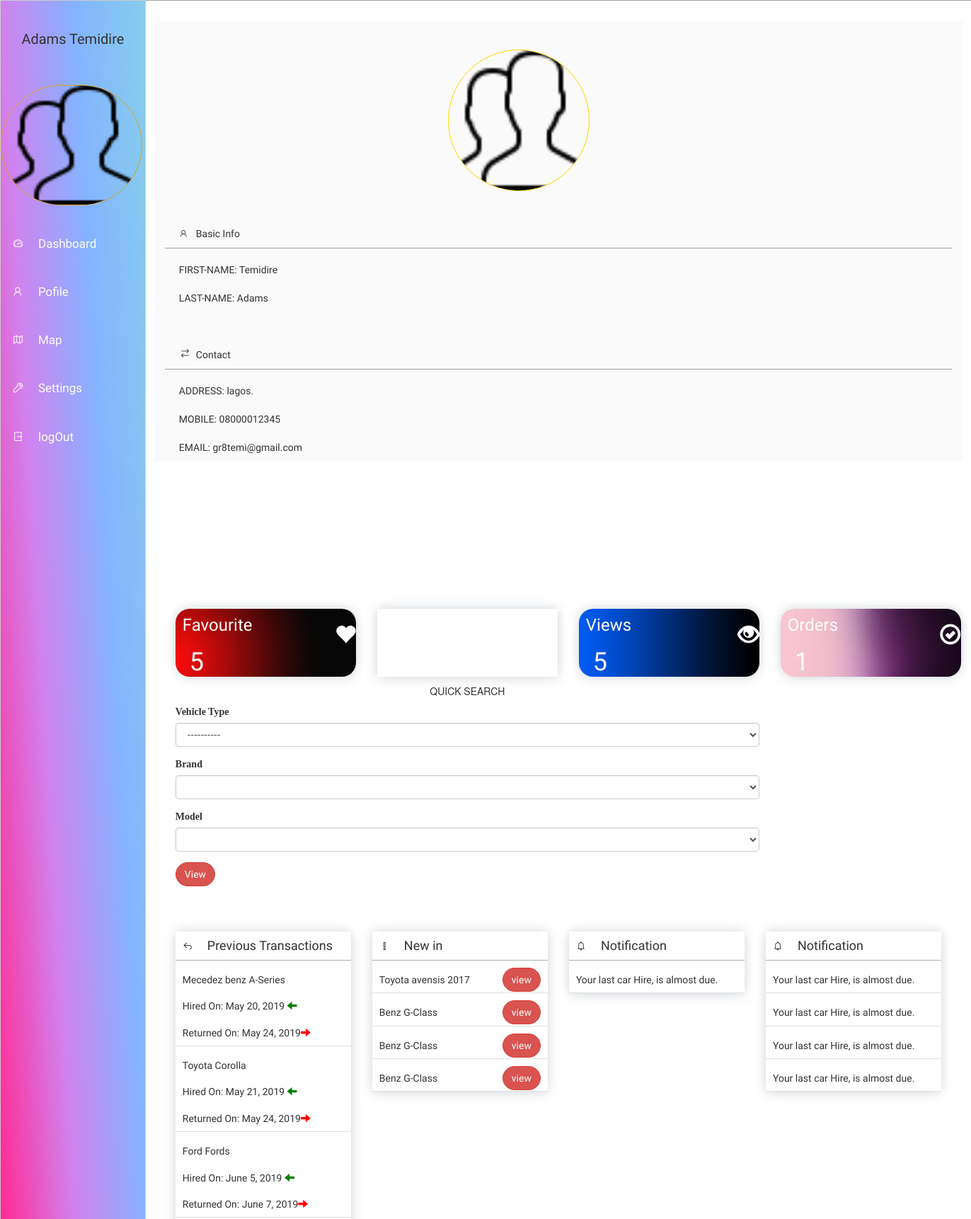
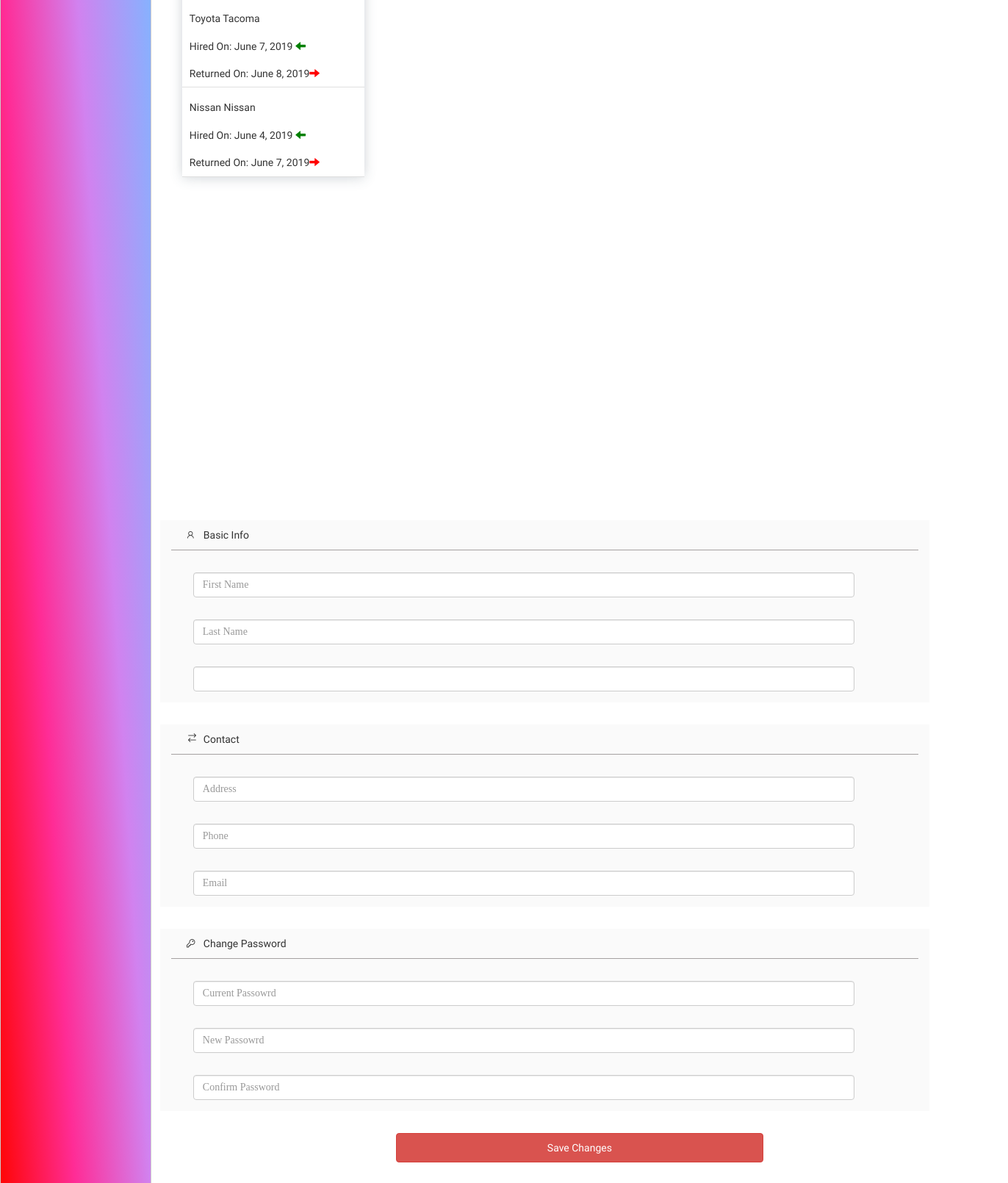
Screenshot of /Dashboard/ (signed in) with the database file from the repository (2 pictures, top to bottom).
### Account/models.py (models this page shows, shortened)
class CustomUser(AbstractUser):
    license=models.CharField(default='xxx-xxx-xxx',max_length=50)
    picture = models.ImageField(upload_to="profile", default="profile/users.png")
    is_active=models.BooleanField(default=True)
    address = models.CharField(max_length=150, default="lagos")
    phone = models.CharField(max_length=150, default="08000012345")

### Transport/models.py (models this page shows, shortened)
class Rent(models.Model):
	user = models.ForeignKey(User, on_delete=models.CASCADE, null=True, blank=True)
	Automobile = models.ForeignKey(AutoMobile, blank=True, on_delete=models.CASCADE)
	Cart=models.ForeignKey(cart,on_delete=models.CASCADE, null=True, blank=True)
	pickup_date = models.DateTimeField(default=datetime.datetime.now)
	return_date = models.DateTimeField(default=datetime.datetime.now)
	days = models.PositiveIntegerField(default=0)
	Cost = models.DecimalField(default=0.00, max_digits=100, decimal_places=2)

class AutoMobile(models.Model):
	Vehicle_id= models.ForeignKey(Vehicle, on_delete=models.CASCADE)
	Brands= models.ForeignKey(Brand, on_delete=models.CASCADE, default=1)
	Model=models.CharField(max_length=20)
	Color=models.CharField(max_length=10)
	No_of_Seat= models.PositiveIntegerField()
	image = models.ImageField(upload_to="AutoMobile",default='Users/Model/user.png', blank=True)
	Air_Condition=models.BooleanField(default=True)
	Availability=models.BooleanField(default=True)
	Cost= models.PositiveIntegerField()

class Brand(models.Model):
	Brand_Name= models.CharField(default="Tesla", max_length=50)
	def __str__(self):
		return self.Brand_Name

### Home/views.py (the view)
# urls.py: url(r'^Dashboard/$', views.dashboard, name='dashboard'),
def dashboard(request):
	template="Home/dashboard.html"
	user_info=CustomUser.objects.get(pk=request.user.pk)
	rent = Rent.objects.filter(user=request.user)
	rent_count=Rent.objects.filter(user=request.user).count()
	vehic= Vehicle.objects.all()
	orders= order.objects.filter(user=request.user).count
	context={
	'user':user_info,
	'rent_count':rent_count,
	'orders':orders,
	'rent':rent,
	'vehic':vehic,
	}
	return render(request,template,context)

### templates/Home/dashboard.html (shortened to what this page needs)
{% extends 'Home/signbase.html'%}
{% load static from staticfiles%}
{% block content%}
<div class="hidden-xs">
<div class=" tab">
    <div class="profilename">
        <p>{{user.last_name}} {{user.first_name}}</p>
    </div>
    <div class="profilebox">
        <img src="{{user.picture.url}}">
    </div>
    <button style="font-family:'Heebo', sans-serif; margin-top:20px;" class="tablinks" onclick="openCity(event, 'Paris')"><i style="padding-right:20px;" class="la la-tachometer"></i>Dashboard</button>
    <button style=" font-family:'Heebo', sans-serif; " class="tablinks" onclick="openCity(event, 'London')" id="defaultOpen"><i style="padding-right:20px;"class="la la-user"></i>Pofile</button>
    <button style="font-family:'Heebo', sans-serif;" class="tablinks" onclick="openCity(event, 'Tokyo')"><i style="padding-right:20px;" class="la la-map-o"></i>Map</button>
    <button style="font-family:'Heebo', sans-serif;" class="tablinks" onclick="openCity(event, 'Setting')"><i style="padding-right:20px;" class="la la-wrench"></i>Settings</button>
    <button style="font-family:'Heebo', sans-serif;" class="tablinks" onclick="openCity(event, 'Tokyo')"><i  style="padding-right:20px;" class="la la-sign-out"></i>logOut</button>
</div>
<div>
    <div class="newdash">
        <div id="London" class="tabcontent">
            <div class="col-md-12 profile1">
                <div class="newprofile">
                    <img src="{{user.picture.url}}" >
                </div>
                <div class="newbody">
                    <div class="newdash">
                        <p style="font-family:'Heebo', sans-serif; padding-top:10px; padding-Left:20px; margin-top: 40px;"><i style="padding-right:10px;"class="la la-user"></i>Basic Info</p>
                    </div>
                    <p style="font-family: 'Heebo', sans-serif; padding-left: 20px; margin-top: 20px; display:block; " >FIRST-NAME: {{user.first_name}}</p>
                    <p style="font-family: 'Heebo', sans-serif; padding-left: 20px; margin-top: 20px; display:block; " >LAST-NAME: {{user.last_name}}</p>
                </div>
                <div class="newbody">
                    <div class="newdash">
                        <p style="font-family:'Heebo', sans-serif; padding-top:10px; padding-Left:20px; margin-top: 40px;"><i style="padding-right:10px;"class="la la-exchange"></i>Contact</p>
                    </div>
                    <p style="font-family: 'Heebo', sans-serif; padding-left: 20px; margin-top: 20px; display:block;" >ADDRESS: {{user.address}}.</p>
                    <p style="font-family: 'Heebo', sans-serif; padding-left: 20px; margin-top: 20px; display:block; " >MOBILE: {{user.phone}}</p>
                    <p style="font-family: 'Heebo', sans-serif; padding-left: 20px; margin-top: 20px; display:block; " >EMAIL: {{user.email}}</p>
                </div>
            </div>
        </div>
        <div id="Paris" class="tabcontent">
          <div class="container firstdash">
              <div class="row">
                  <div class="col-md-12">
                      <div class="col-md-3">
                          <div class="dashimage quickhire">
                               <span style=" color: #ffffff;" class="glyphicon glyphsethings glyphicon-heart"></span>
                          <div class="dashtext">
                              <h3 style="font-family:'Heebo', sans-serif; padding-top: 10px;">Favourite</h3>
                          </div>
                          <div class="dashcontent">
                              <h1 style=" color: #ffffff;">{{rent_count}}</h1>
                          </div>
                          </div>
                      </div>
                      <div class="col-md-3 col-xs-6 ">
                          <div class="dashimage3 quickhire ">
                                   <span style=" color: #ffffff;" class="glyphicon glyphsethings glyphicon-ban-circle"></span>
                              <div class="dashtext">
                                  <h3 style="font-family:'Heebo', sans-serif; padding-top: 10px">Car Issues</h3>
                              </div>
                              <div class="dashcontent">
                                  <h1 style=" color: #ffffff;">12</h1>
                              </div>
                          </div>
                      </div>
                      <div class="col-md-3 col-xs-6">
                          <div class="dashimage1 quickhire">
                              <span style=" color: #ffffff;" class="glyphicon glyphsethings glyphicon-eye-open"></span>
                              <div class="dashtext">
                                  <h3 style="font-family:'Heebo', sans-serif; padding-top: 10px">Views</h3>
                              </div>
                              <div class="dashcontent">
                                  <h1 style=" color: #ffffff;">{{rent_count}}</h1>
                              </div>
                          </div>
                      </div>
                      <div class="col-md-3 col-xs-6">
                          <div class="dashimage2 quickhire">
                                   <span style=" color: #ffffff;" class="glyphicon glyphsethings glyphicon-ok-circle"></span>
                          <div class="dashtext">
                              <h3 style="font-family:'Heebo', sans-serif; padding-top: 10px">Orders</h3>
                          </div>
                          <div class="dashcontent">
                              <h1 style=" color: #ffffff;">{{orders}}</h1>
                          </div>
                          </div>
                      </div>
                  </div>
              </div>
          </div>
          <div class="container">
              <div class="row">
                  <div class="col-md-12">
                      <div class="col-md-9">
                          <center><p class="quicksearch">QUICK SEARCH</p></center>
                        <form action="{% url 'load_auto' %}" id="carform" method="post" enctype="multipart/form-data" novalidate>
            <div id="vehicleForm" class="form-group dashform" data-veh-url="{% url 'load_brand'%}">
            <label>Vehicle Type</label>
            <select class="form-control" id="id_vehicl" name="vehicle" required>
                <option>----------</option>
            </select>
            </div>
            <div id="BrandForm" class="form-group dashform1" data-model-url="{% url 'load_model' %}">
                <label>Brand</label>
                <div>
                    <select class="form-control" id="id_brand" name="Brand" required>
                    </select>
                </div>
            </div>
            <div class="form-group dashform1">
            <label>Model</label>
            <select class="form-control" id="id_model" name="Model">
                <option></option>
            </select>
            </div>
                            <button type="submit" style="border-radius: 100px;" class="btn btn-danger">View</button>
                        </form>
                      </div>
                      <div class="col-md-3">
                      </div>
                  </div>
              </div>
          </div>
          <div class="container-fluid seconddash">
              <div class="row dashmarg">
                  <div class="col-md-12">
                      <div class="col-md-3 notification">
                         <div class="compeletdash quickhire">
                              <div class="noteheader">
                              <li style="margin-left:10px;" class="la la-reply"></li><h4>Previous Transactions</h4>
                              </div>
                          {% for ren in rent%}
                          <div class="dash-cont">
                              <h5 style="margin-left:10px;">{{ren.Automobile.Brands}} {{ren.Automobile.Model}} </h5>
                              <h5 style="margin-left:10px;">Hired On: {{ren.pickup_date.date}} <span class="glyphicon glyphok glyphicon-arrow-left"></span></h5>
                              <h5 style="margin-left:10px;">Returned On: {{ren.return_date.date}}<span class="glyphicon glyphfail glyphicon-arrow-right"></span></h5>
                          </div>
                          {% endfor%}
                         </div>
                      </div>
                      <div class="col-md-3 ">
                          <div class="compeletdash quickhire">
                                   <div class="noteheader">
                                  <li style="margin-left:10px;" class="la la-exclamation"></li><h4>New in</h4>
                              </div>
                              <div class="dash-cont">
                                <h5 style="margin-left:10px;" class="h5-set">Toyota avensis 2017</h5><button style="margin-right:10px;"  class="btn btn-danger">view</button>
                              </div>
                              <div class="dash-cont">
                                  <h5 style="margin-left:10px;" class="h5-set">Benz G-Class</h5><button style="margin-right:10px;" class="btn btn-danger">view</button>
                              </div>
                               <div class="dash-cont">
                                  <h5 style="margin-left:10px;" class="h5-set">Benz G-Class</h5><button style="margin-right:10px;" class="btn btn-danger">view</button>
                              </div>
                               <div class="dash-cont">
                                  <h5 style="margin-left:10px;" class="h5-set">Benz G-Class</h5><button style="margin-right:10px;" class="btn btn-danger">view</button>
                              </div>
                          </div>
                      </div>
                      <div class="col-md-3 ">
                         <div class="compeletdash quickhire">
                             <div class="noteheader">
                                  <li style="margin-left:10px;" class="la la-bell"></li><h4>Notification</h4>
                              </div>
                              <div class="dash-cont">
                              <h5 style="margin-left:10px;">Your last car Hire, is almost due.</h5>
                              </div>
                         </div>
                      </div>
                      <div class="col-md-3 notification">
                          <div class="compeletdash quickhire">
                              <div class="noteheader">
                                  <li style="margin-left:10px;" class="la la-bell"></li><h4>Notification</h4>
                              </div>
                          <div class="dash-cont">
                              <h5 style="margin-left:10px;">Your last car Hire, is almost due.</h5>
                          </div>
                          <div class="dash-cont">
                              <h5 style="margin-left:10px;">Your last car Hire, is almost due.</h5>
                          </div>
                          <div class="dash-cont">
                              <h5 style="margin-left:10px;">Your last car Hire, is almost due.</h5>
                          </div>
                          <div class="dash-cont">
                              <h5 style="margin-left:10px;">Your last car Hire, is almost due.</h5>
                          </div>
                          </div>
                      </div>
                  </div>
              </div>
          </div>
        </div>
        <div id="Tokyo" class="tabcontent">
        </div>
        <div id="Setting" class="tabcontent">
            <div class="col-md-11 profile1">
              <div class="newdash">
                  <p style="font-family:'Heebo', sans-serif; padding-top:10px; padding-Left:20px;"><i style="padding-right:10px;"class="la la-user"></i>Basic Info</p>
              </div>
                <form>
                <div class="form-group">
                    <input style="margin-top:30px; width:900px; margin-left:30px; " class="form-control" type="text" placeholder="First Name" />
                    <input style="margin-top:30px; width:900px; margin-left:30px; " class="form-control" type="text" placeholder="Last Name" />
                    <input style="margin-top:30px; width:900px; margin-left:30px; " class="form-control" type="text" placeholder="" />
                </div>
                </form>
            </div>
            <div class="col-md-11 profile1">
                <div class="newdash">
                    <p style="font-family:'Heebo', sans-serif; padding-top:10px; padding-Left:20px;"><i style="padding-right:10px;" class="la la-exchange"></i>Contact</p>
                </div>
                <form>
                <div class="form-group">
                    <input style="margin-top:30px; width:900px; margin-left:30px; " class="form-control" type="text" placeholder="Address" />
                    <input style="margin-top:30px; width:900px; margin-left:30px; " class="form-control" type="text" placeholder="Phone" />
                    <input style="margin-top:30px; width:900px; margin-left:30px; " class="form-control" type="text" placeholder="Email" />
                </div>
                </form>
            </div>
            <div class="col-md-11 profile1">
                <div class="newdash">
                    <p style="font-family:'Heebo', sans-serif; padding-top:10px; padding-Left:20px;"><i style="padding-right:10px;" class="la la-key"></i>Change Password</p>
                </div>
                    <form>
                        <div class="form-group">
                            <input style="margin-top:30px; width:900px; margin-left:30px; " class="form-control" type="Password" placeholder="Current Passowrd" />
                            <input style="margin-top:30px; width:900px; margin-left:30px; " class="form-control" type="Password" placeholder="New Passowrd" />
                            <input style="margin-top:30px; width:900px; margin-left:30px; " class="form-control" type="Password" placeholder="Confirm Password" />
                        </div>
                    </form>
            </div>
        <center><button style="width:500px; height: 40px; margin-top: 30px; margin-bottom: 40px;" class="btn btn-danger">Save Changes</button></center>
        </div>
      </div>
</div>
</div>
{% endblock%}

### rows the page displays
CustomUser: last_name "Adams", first_name "Temidire", picture (picture), address "lagos", phone "08000012345", email "gr8temi@gmail.com"
Rent: Automobile.Brands "Mecedez benz", Automobile.Model "A-Series", pickup_date "May 20, 2019", return_date "May 24, 2019"
Rent: Automobile.Brands "Toyota", Automobile.Model "Corolla", pickup_date "May 21, 2019", return_date "May 24, 2019"
Rent: Automobile.Brands "Ford", Automobile.Model "Fords", pickup_date "June 5, 2019", return_date "June 7, 2019"
Rent: Automobile.Brands "Toyota", Automobile.Model "Tacoma", pickup_date "June 7, 2019", return_date "June 8, 2019"
Rent: Automobile.Brands "Nissan", Automobile.Model "Nissan", pickup_date "June 4, 2019", return_date "June 7, 2019"

### other values shown
{{ rent_count }} "5"
{{ orders }} "1"
